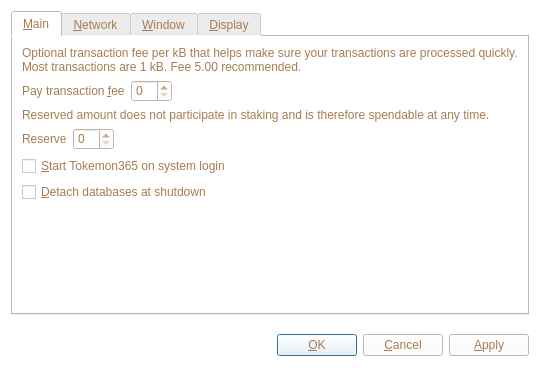
<?xml version="1.0" encoding="UTF-8"?>
<ui version="4.0">
 <class>OptionsDialog</class>
 <widget class="QDialog" name="OptionsDialog">
  <property name="geometry">
   <rect>
    <x>0</x>
    <y>0</y>
    <width>540</width>
    <height>380</height>
   </rect>
  </property>
  <property name="windowTitle">
   <string>Options</string>
  </property>
  <property name="styleSheet">
   <string notr="true">background-color: white;
color: rgb(166, 124, 82);</string>
  </property>
  <property name="modal">
   <bool>true</bool>
  </property>
  <layout class="QVBoxLayout" name="verticalLayout">
   <item>
    <widget class="QTabWidget" name="tabWidget">
     <property name="tabPosition">
      <enum>QTabWidget::North</enum>
     </property>
     <property name="currentIndex">
      <number>0</number>
     </property>
     <widget class="QWidget" name="tabMain">
      <attribute name="title">
       <string>&amp;Main</string>
      </attribute>
      <layout class="QVBoxLayout" name="verticalLayout_Main">
       <item>
        <widget class="QLabel" name="transactionFeeInfoLabel">
         <property name="text">
          <string>Optional transaction fee per kB that helps make sure your transactions are processed quickly. Most transactions are 1 kB. Fee 5.00 recommended.</string>
         </property>
         <property name="textFormat">
          <enum>Qt::PlainText</enum>
         </property>
         <property name="wordWrap">
          <bool>true</bool>
         </property>
        </widget>
       </item>
       <item>
        <layout class="QHBoxLayout" name="horizontalLayoutFee">
         <item>
          <widget class="QLabel" name="transactionFeeLabel">
           <property name="text">
            <string>Pay transaction &amp;fee</string>
           </property>
           <property name="textFormat">
            <enum>Qt::PlainText</enum>
           </property>
           <property name="buddy">
            <cstring>transactionFee</cstring>
           </property>
          </widget>
         </item>
         <item>
          <widget class="BitcoinAmountField" name="transactionFee"/>
         </item>
         <item>
          <spacer name="horizontalSpacerFee">
           <property name="orientation">
            <enum>Qt::Horizontal</enum>
           </property>
           <property name="sizeHint" stdset="0">
            <size>
             <width>40</width>
             <height>20</height>
            </size>
           </property>
          </spacer>
         </item>
        </layout>
       </item>
       <item>
        <widget class="QLabel" name="reserveBalanceInfoLabel">
         <property name="text">
          <string>Reserved amount does not participate in staking and is therefore spendable at any time.</string>
         </property>
         <property name="textFormat">
          <enum>Qt::PlainText</enum>
         </property>
         <property name="wordWrap">
          <bool>true</bool>
         </property>
        </widget>
       </item>
       <item>
        <layout class="QHBoxLayout" name="horizontalLayoutReserveBalance">
         <item>
          <widget class="QLabel" name="reserveBalanceLabel">
           <property name="text">
            <string>Reserve</string>
           </property>
           <property name="textFormat">
            <enum>Qt::PlainText</enum>
           </property>
           <property name="buddy">
            <cstring>reserveBalance</cstring>
           </property>
          </widget>
         </item>
         <item>
          <widget class="BitcoinAmountField" name="reserveBalance"/>
         </item>
         <item>
          <spacer name="horizontalSpacerReserveBalance">
           <property name="orientation">
            <enum>Qt::Horizontal</enum>
           </property>
           <property name="sizeHint" stdset="0">
            <size>
             <width>40</width>
             <height>20</height>
            </size>
           </property>
          </spacer>
         </item>
        </layout>
       </item>
       <item>
        <widget class="QCheckBox" name="bitcoinAtStartup">
         <property name="toolTip">
          <string>Automatically start Tokemon365 after logging in to the system.</string>
         </property>
         <property name="text">
          <string>&amp;Start Tokemon365 on system login</string>
         </property>
        </widget>
       </item>
       <item>
        <widget class="QCheckBox" name="detachDatabases">
         <property name="toolTip">
          <string>Detach block and address databases at shutdown. This means they can be moved to another data directory, but it slows down shutdown. The wallet is always detached.</string>
         </property>
         <property name="text">
          <string>&amp;Detach databases at shutdown</string>
         </property>
        </widget>
       </item>
       <item>
        <spacer name="verticalSpacer_Main">
         <property name="orientation">
          <enum>Qt::Vertical</enum>
         </property>
         <property name="sizeHint" stdset="0">
          <size>
           <width>20</width>
           <height>40</height>
          </size>
         </property>
        </spacer>
       </item>
      </layout>
     </widget>
     <widget class="QWidget" name="tabNetwork">
      <attribute name="title">
       <string>&amp;Network</string>
      </attribute>
      <layout class="QVBoxLayout" name="verticalLayout_Network">
       <item>
        <widget class="QCheckBox" name="mapPortUpnp">
         <property name="toolTip">
          <string>Automatically open the Tokemon365 client port on the router. This only works when your router supports UPnP and it is enabled.</string>
         </property>
         <property name="text">
          <string>Map port using &amp;UPnP</string>
         </property>
        </widget>
       </item>
       <item>
        <widget class="QCheckBox" name="connectSocks">
         <property name="toolTip">
          <string>Connect to the Tokemon365 network through a SOCKS proxy (e.g. when connecting through Tor).</string>
         </property>
         <property name="text">
          <string>&amp;Connect through SOCKS proxy:</string>
         </property>
        </widget>
       </item>
       <item>
        <layout class="QHBoxLayout" name="horizontalLayout_Network">
         <item>
          <widget class="QLabel" name="proxyIpLabel">
           <property name="text">
            <string>Proxy &amp;IP:</string>
           </property>
           <property name="textFormat">
            <enum>Qt::PlainText</enum>
           </property>
           <property name="buddy">
            <cstring>proxyIp</cstring>
           </property>
          </widget>
         </item>
         <item>
          <widget class="QValidatedLineEdit" name="proxyIp">
           <property name="maximumSize">
            <size>
             <width>140</width>
             <height>16777215</height>
            </size>
           </property>
           <property name="toolTip">
            <string>IP address of the proxy (e.g. 127.0.0.1)</string>
           </property>
          </widget>
         </item>
         <item>
          <widget class="QLabel" name="proxyPortLabel">
           <property name="text">
            <string>&amp;Port:</string>
           </property>
           <property name="textFormat">
            <enum>Qt::PlainText</enum>
           </property>
           <property name="buddy">
            <cstring>proxyPort</cstring>
           </property>
          </widget>
         </item>
         <item>
          <widget class="QLineEdit" name="proxyPort">
           <property name="maximumSize">
            <size>
             <width>55</width>
             <height>16777215</height>
            </size>
           </property>
           <property name="toolTip">
            <string>Port of the proxy (e.g. 9050)</string>
           </property>
          </widget>
         </item>
         <item>
          <widget class="QLabel" name="socksVersionLabel">
           <property name="text">
            <string>SOCKS &amp;Version:</string>
           </property>
           <property name="textFormat">
            <enum>Qt::PlainText</enum>
           </property>
           <property name="buddy">
            <cstring>socksVersion</cstring>
           </property>
          </widget>
         </item>
         <item>
          <widget class="QValueComboBox" name="socksVersion">
           <property name="toolTip">
            <string>SOCKS version of the proxy (e.g. 5)</string>
           </property>
          </widget>
         </item>
         <item>
          <spacer name="horizontalSpacer_Network">
           <property name="orientation">
            <enum>Qt::Horizontal</enum>
           </property>
           <property name="sizeHint" stdset="0">
            <size>
             <width>40</width>
             <height>20</height>
            </size>
           </property>
          </spacer>
         </item>
        </layout>
       </item>
       <item>
        <spacer name="verticalSpacer_Network">
         <property name="orientation">
          <enum>Qt::Vertical</enum>
         </property>
         <property name="sizeHint" stdset="0">
          <size>
           <width>20</width>
           <height>40</height>
          </size>
         </property>
        </spacer>
       </item>
      </layout>
     </widget>
     <widget class="QWidget" name="tabWindow">
      <attribute name="title">
       <string>&amp;Window</string>
      </attribute>
      <layout class="QVBoxLayout" name="verticalLayout_Window">
       <item>
        <widget class="QCheckBox" name="minimizeToTray">
         <property name="toolTip">
          <string>Show only a tray icon after minimizing the window.</string>
         </property>
         <property name="text">
          <string>&amp;Minimize to the tray instead of the taskbar</string>
         </property>
        </widget>
       </item>
       <item>
        <widget class="QCheckBox" name="minimizeOnClose">
         <property name="toolTip">
          <string>Minimize instead of exit the application when the window is closed. When this option is enabled, the application will be closed only after selecting Quit in the menu.</string>
         </property>
         <property name="text">
          <string>M&amp;inimize on close</string>
         </property>
        </widget>
       </item>
       <item>
        <spacer name="verticalSpacer_Window">
         <property name="orientation">
          <enum>Qt::Vertical</enum>
         </property>
         <property name="sizeHint" stdset="0">
          <size>
           <width>20</width>
           <height>40</height>
          </size>
         </property>
        </spacer>
       </item>
      </layout>
     </widget>
     <widget class="QWidget" name="tabDisplay">
      <attribute name="title">
       <string>&amp;Display</string>
      </attribute>
      <layout class="QVBoxLayout" name="verticalLayout_Display">
       <item>
        <layout class="QHBoxLayout" name="horizontalLayout_1_Display">
         <item>
          <widget class="QLabel" name="langLabel">
           <property name="text">
            <string>User Interface &amp;language:</string>
           </property>
           <property name="textFormat">
            <enum>Qt::PlainText</enum>
           </property>
           <property name="buddy">
            <cstring>lang</cstring>
           </property>
          </widget>
         </item>
         <item>
          <widget class="QValueComboBox" name="lang">
           <property name="toolTip">
            <string>The user interface language can be set here. This setting will take effect after restarting Tokemon365.</string>
           </property>
          </widget>
         </item>
        </layout>
       </item>
       <item>
        <layout class="QHBoxLayout" name="horizontalLayout_2_Display">
         <item>
          <widget class="QLabel" name="unitLabel">
           <property name="text">
            <string>&amp;Unit to show amounts in:</string>
           </property>
           <property name="textFormat">
            <enum>Qt::PlainText</enum>
           </property>
           <property name="buddy">
            <cstring>unit</cstring>
           </property>
          </widget>
         </item>
         <item>
          <widget class="QValueComboBox" name="unit">
           <property name="toolTip">
            <string>Choose the default subdivision unit to show in the interface and when sending coins.</string>
           </property>
          </widget>
         </item>
        </layout>
       </item>
       <item>
        <widget class="QCheckBox" name="displayAddresses">
         <property name="toolTip">
          <string>Whether to show Tokemon365 addresses in the transaction list or not.</string>
         </property>
         <property name="text">
          <string>&amp;Display addresses in transaction list</string>
         </property>
        </widget>
       </item>
       <item>
        <widget class="QCheckBox" name="coinControlFeatures">
         <property name="toolTip">
          <string>Whether to show coin control features or not.</string>
         </property>
         <property name="text">
          <string>Display coin &amp;control features (experts only!)</string>
         </property>
        </widget>
       </item>
       <item>
        <spacer name="verticalSpacer_Display">
         <property name="orientation">
          <enum>Qt::Vertical</enum>
         </property>
         <property name="sizeHint" stdset="0">
          <size>
           <width>20</width>
           <height>40</height>
          </size>
         </property>
        </spacer>
       </item>
      </layout>
     </widget>
    </widget>
   </item>
   <item>
    <layout class="QHBoxLayout" name="horizontalLayout_Buttons">
     <item>
      <spacer name="horizontalSpacer_1">
       <property name="orientation">
        <enum>Qt::Horizontal</enum>
       </property>
       <property name="sizeHint" stdset="0">
        <size>
         <width>40</width>
         <height>48</height>
        </size>
       </property>
      </spacer>
     </item>
     <item>
      <widget class="QLabel" name="statusLabel">
       <property name="font">
        <font>
         <weight>75</weight>
         <bold>true</bold>
        </font>
       </property>
       <property name="text">
        <string/>
       </property>
       <property name="textFormat">
        <enum>Qt::PlainText</enum>
       </property>
       <property name="wordWrap">
        <bool>true</bool>
       </property>
      </widget>
     </item>
     <item>
      <spacer name="horizontalSpacer_2">
       <property name="orientation">
        <enum>Qt::Horizontal</enum>
       </property>
       <property name="sizeHint" stdset="0">
        <size>
         <width>40</width>
         <height>48</height>
        </size>
       </property>
      </spacer>
     </item>
     <item>
      <widget class="QPushButton" name="okButton">
       <property name="text">
        <string>&amp;OK</string>
       </property>
      </widget>
     </item>
     <item>
      <widget class="QPushButton" name="cancelButton">
       <property name="text">
        <string>&amp;Cancel</string>
       </property>
       <property name="autoDefault">
        <bool>false</bool>
       </property>
      </widget>
     </item>
     <item>
      <widget class="QPushButton" name="applyButton">
       <property name="text">
        <string>&amp;Apply</string>
       </property>
       <property name="autoDefault">
        <bool>false</bool>
       </property>
      </widget>
     </item>
    </layout>
   </item>
  </layout>
 </widget>
 <customwidgets>
  <customwidget>
   <class>BitcoinAmountField</class>
   <extends>QSpinBox</extends>
   <header>bitcoinamountfield.h</header>
  </customwidget>
  <customwidget>
   <class>QValueComboBox</class>
   <extends>QComboBox</extends>
   <header>qvaluecombobox.h</header>
  </customwidget>
  <customwidget>
   <class>QValidatedLineEdit</class>
   <extends>QLineEdit</extends>
   <header>qvalidatedlineedit.h</header>
  </customwidget>
 </customwidgets>
 <resources/>
 <connections/>
</ui>
